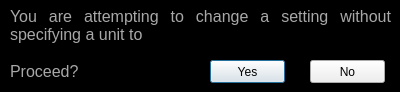
<?xml version="1.0" encoding="UTF-8"?>
<ui version="4.0">
 <class>Dialog</class>
 <widget class="QDialog" name="Dialog">
  <property name="geometry">
   <rect>
    <x>0</x>
    <y>0</y>
    <width>400</width>
    <height>92</height>
   </rect>
  </property>
  <property name="windowTitle">
   <string>Unit Warning</string>
  </property>
  <property name="windowIcon">
   <iconset resource="DEMONSResources.qrc">
    <normaloff>:/Pictures/Pictures/DemonLogo.png</normaloff>:/Pictures/Pictures/DemonLogo.png</iconset>
  </property>
  <property name="styleSheet">
   <string notr="true">#Dialog{
background: black}

QLabel{
color: rgb(168,168,168);
}</string>
  </property>
  <widget class="QLabel" name="label">
   <property name="geometry">
    <rect>
     <x>10</x>
     <y>0</y>
     <width>381</width>
     <height>51</height>
    </rect>
   </property>
   <property name="font">
    <font>
     <pointsize>12</pointsize>
    </font>
   </property>
   <property name="text">
    <string>You are attempting to change a setting without specifying a unit to </string>
   </property>
   <property name="alignment">
    <set>Qt::AlignJustify|Qt::AlignVCenter</set>
   </property>
   <property name="wordWrap">
    <bool>true</bool>
   </property>
  </widget>
  <widget class="QLabel" name="label_2">
   <property name="geometry">
    <rect>
     <x>10</x>
     <y>60</y>
     <width>121</width>
     <height>23</height>
    </rect>
   </property>
   <property name="font">
    <font>
     <pointsize>12</pointsize>
    </font>
   </property>
   <property name="text">
    <string>Proceed?</string>
   </property>
  </widget>
  <widget class="QPushButton" name="push_yes">
   <property name="geometry">
    <rect>
     <x>210</x>
     <y>60</y>
     <width>75</width>
     <height>23</height>
    </rect>
   </property>
   <property name="text">
    <string>Yes</string>
   </property>
  </widget>
  <widget class="QPushButton" name="push_no">
   <property name="geometry">
    <rect>
     <x>310</x>
     <y>60</y>
     <width>75</width>
     <height>23</height>
    </rect>
   </property>
   <property name="text">
    <string>No</string>
   </property>
  </widget>
 </widget>
 <resources>
  <include location="DEMONSResources.qrc"/>
 </resources>
 <connections/>
</ui>
